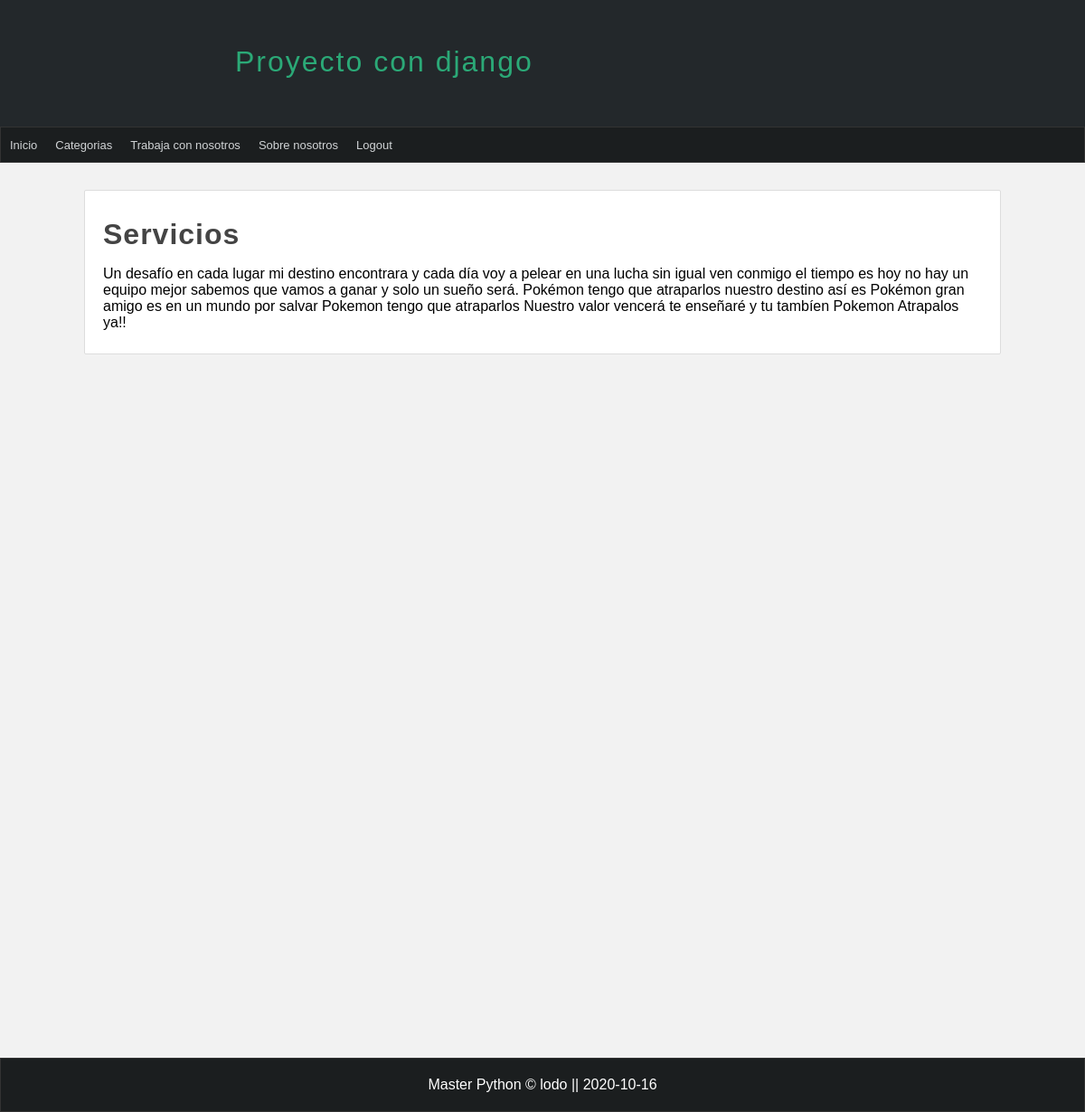
Screenshot of /pagina/servicios/ (signed in) with the database file from the repository.
### pages/models.py (models this page shows, shortened)
class Page(models.Model):
    title = models.CharField( max_length=50, verbose_name="Título")
    content = RichTextField(verbose_name="Contenido")
    slug = models.CharField(unique=True, max_length=144, verbose_name="URL amigable")
    order = models.IntegerField(default=0, verbose_name="Orden")
    visible = models.BooleanField(verbose_name="¿Visible?")
    create_at = models.DateTimeField(auto_now_add=True, verbose_name="Crado el")
    updated_at = models.DateTimeField(auto_now=True, verbose_name="Actualizado el")
    class Meta():
      verbose_name="Página"
      verbose_name_plural = "Páginas"

### pages/views.py (the view)
# urls.py: path('pagina/<str:slug>/', views.page , name='page')
@login_required(login_url="login")
def page(request, slug):
    page = Page.objects.get(slug=slug)
    return render(request, 'pages/page.html', {
        "page": page
    })

### blog/context_processors.py (called while the page is built)
def get_categories(request):
    categories_in_use = Article.objects.filter(public=True).values_list('categorys', flat=True)
    categories = Category.objects.filter(id__in=categories_in_use).values_list('id', 'name')
    return {
        'categories': categories,
        'ids': categories_in_use
    }

### pages/context_processors.py (called while the page is built)
def get_pages(request):
    pages = Page.objects.filter(visible=True).order_by('order').values_list('id', 'title', 'slug')
    return {
        'pages': pages
    }

### pages/templates/pages/page.html (shortened to what this page needs)
{% extends 'layouts/layout.html' %}
{% block content %}
<h1 class="title">{{page.title}}</h1>
<p class="content">{{page.content|safe}}</p>
{% endblock %}

### miapp/templates/layouts/layout.html (shortened to what this page needs)
<!DOCTYPE html>
<html lang="es">
  <head>
    {% load static %}
    <link
      rel="stylesheet"
      type="text/css"
      href="{% static 'css/style.css' %}"
    />
  </head>
  <body>
    <header>
      <div id="logo">
        <h1>Proyecto con django</h1>
      </div>
    </header>
    <nav>
      <ul>
        <li>
          <a href="{% url 'index' %}">Inicio</a>
        </li>
        {% if user.email %}
        <li>
          <a href="{% url 'list_articles' %}">Categorias</a>
        </li>
        {% for page in pages %}
        <li>
          <a href="{% url 'page' page.2 %}">{{page.1}}</a>
        </li>
        {% endfor %}
        <li>
          <a href="{% url 'logout' %}">Logout</a>
        </li>
        {% endif %}
      </ul>
    </nav>
    <div id="content">
      <div class="box">{% block content %} {% endblock %}</div>
    </div>
    <footer>Master Python &copy; lodo || {% now "Y-m-d" %}</footer>
  </body>
</html>

### miapp/static/css/style.css (style rules this page uses)
* { margin: 0px; padding: 0px; font-family: Arial, Helvetica, sans-serif; text-decoration: none; }
body { background: #f2f2f2; }
.box p, .box h2, .box h3, .box ul { margin-top: 5px; margin-bottom: 5px; }
header { width: 100vw; height: 140px; background: #23282b; }
#logo { width: 60%; height: 130px; padding-top: 10px; margin: 0 auto; }
#logo h1 { display: block; float: left; letter-spacing: 2px; font-weight: 100; color: #2ba977; margin-top: 40px; margin-left: 20px; }
nav { width: 100vw; background: #1b1e1f; border: 1px solid #333; height: 40px; box-sizing: border-box; font-size: 13px; }
nav > ul { list-style: none; text-decoration: none; }
nav > ul > li { line-height: 40px; float: left; }
nav > ul > li > a { display: block; padding: 0 10px; color: #d1d4d6; transition: all 350ms; }
#content { width: 90vw; margin: 0 auto; min-height: 930px; margin-bottom: 30px; margin-top: 30px; }
.box { background: #fff; width: 90%; min-height: 100%; padding: 20px; border: 1px solid #ddd; border-radius: 2px; margin: 0 auto; }
.title { color: #444; letter-spacing: 1px; font-size: 2em; margin-bottom: 0.5em; margin-top: 0.3em; }
.content { line-height: 25px; }
footer { width: 100vw; background: #1b1e1f; border: 1px solid #333; box-sizing: border-box; color: #fff; text-align: center; padding-top: 20px; padding-bottom: 20px; }

### rows the page displays
Page: title "Trabaja con nosotros"
Page: title "Sobre nosotros"
Page: title "Servicios", content "Un desafío en cada lugar mi destino encontrara y cada día voy a pelear en una lucha sin igual ven conmigo el tiempo es hoy no hay un equipo mejor sabemos que vamos a ganar y solo un sueño será. Pokémon tengo que atraparlos nuestro destino así es Pokémon gran amigo es en un mundo por salvar Pokemon tengo que atraparlos Nuestro valor vencerá te enseñaré y tu tambíen Pokemon Atrapalos ya!!"
